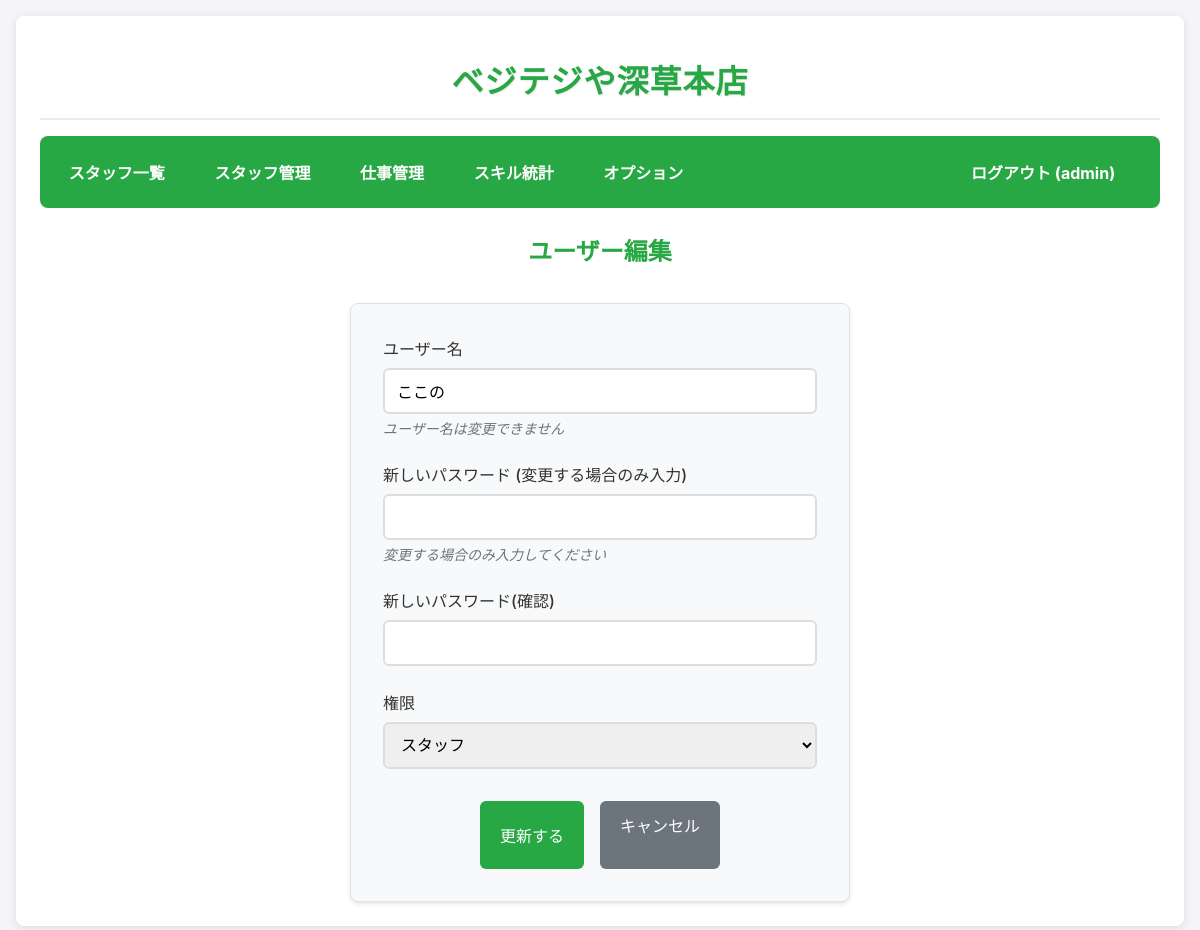
Before: /admin/edit_user/2 (signed in) with the older database file.
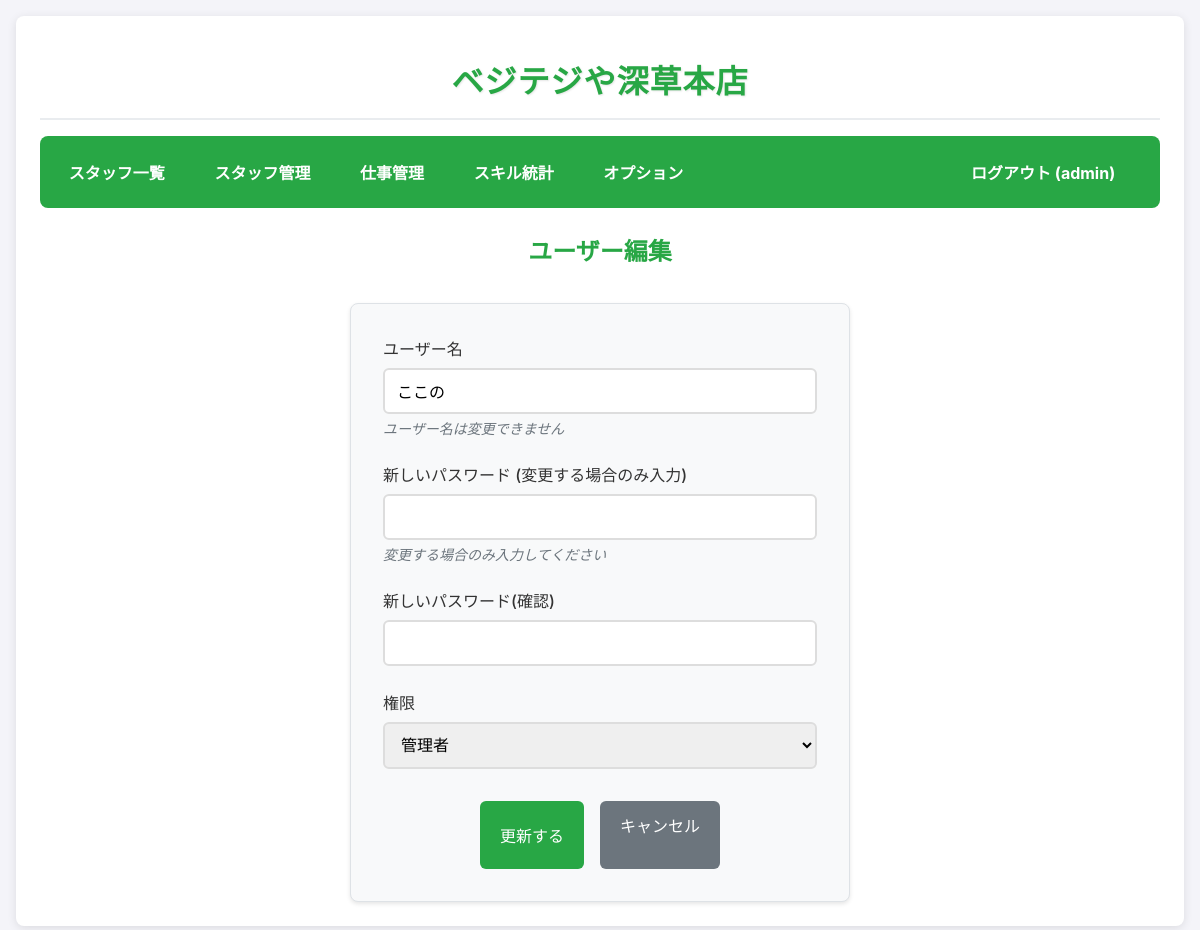
After: the same page with the newer database file.
### app.py (models this page shows, shortened)
class User(UserMixin, db.Model):
    id = db.Column(db.Integer, primary_key=True)
    username = db.Column(db.String(80), unique=True, nullable=False)
    password_hash = db.Column(db.String(255), nullable=False)
    role = db.Column(db.String(80), nullable=False, default='staff')
    is_first_login = db.Column(db.Boolean, default=True)
    order_index = db.Column(db.Integer, default=0)
    skills = db.relationship('UserSkill', backref='user', cascade="all, delete-orphan")

### app.py (the view, shortened to what this page needs)
@app.route('/admin/edit_user/<int:user_id>', methods=['GET', 'POST'])
@admin_required
def edit_user(user_id):
    user_to_edit = User.query.get_or_404(user_id)
    form = EditUserForm(obj=user_to_edit)
    form.password.data = ""
    form.confirm_password.data = ""
    return render_template('admin_edit_user.html', form=form, user_to_edit=user_to_edit)

### app.py
class EditUserForm(FlaskForm):
    username = StringField('ユーザー名', render_kw={'readonly': True})
    password = PasswordField('新しいパスワード (変更する場合のみ入力)', validators=[Optional(), EqualTo('confirm_password', message='パスワードが一致しません。')])
    confirm_password = PasswordField('新しいパスワード(確認)')
    role = SelectField('権限', choices=[('staff', 'スタッフ'), ('admin', '管理者')], validators=[DataRequired()])
    submit = SubmitField('更新する')

### app.py (called while the page is built)
@login_manager.user_loader
def load_user(user_id):
    return User.query.get(int(user_id))

def admin_required(f):
    @wraps(f)
    @login_required
    def decorated_function(*args, **kwargs):
        if current_user.role != 'admin':
            flash('このページにアクセスする権限がありません。')
            return redirect(url_for('dashboard'))
        return f(*args, **kwargs)
    return decorated_function

### templates/admin_edit_user.html (shortened to what this page needs)
{% extends "base.html" %}
{% block content %}
  <div class="edit-user-container">
    <h2>ユーザー編集</h2>
    <div class="edit-form-card">
      <form method="POST" class="edit-user-form">
        <div class="form-group">
          {{ form.username.label }}
          {{ form.username() }}
          <small class="form-help">ユーザー名は変更できません</small>
        </div>
        <div class="form-group">
          {{ form.password.label }}
          {{ form.password() }}
          <small class="form-help">変更する場合のみ入力してください</small>
        </div>
        <div class="form-group">
          {{ form.confirm_password.label }}
          {{ form.confirm_password() }}
        </div>
        <div class="form-group">
          {{ form.role.label }}
          {{ form.role() }}
        </div>
        <div class="form-actions">
          {{ form.submit(class="btn btn-primary") }}
          <a href="{{ url_for('manage_users') }}" class="btn btn-secondary">キャンセル</a>
        </div>
      </form>
    </div>
  </div>
{% endblock %}

Changed rows visible on the page:
changed User "ここの": role "スタッフ" → "管理者"
